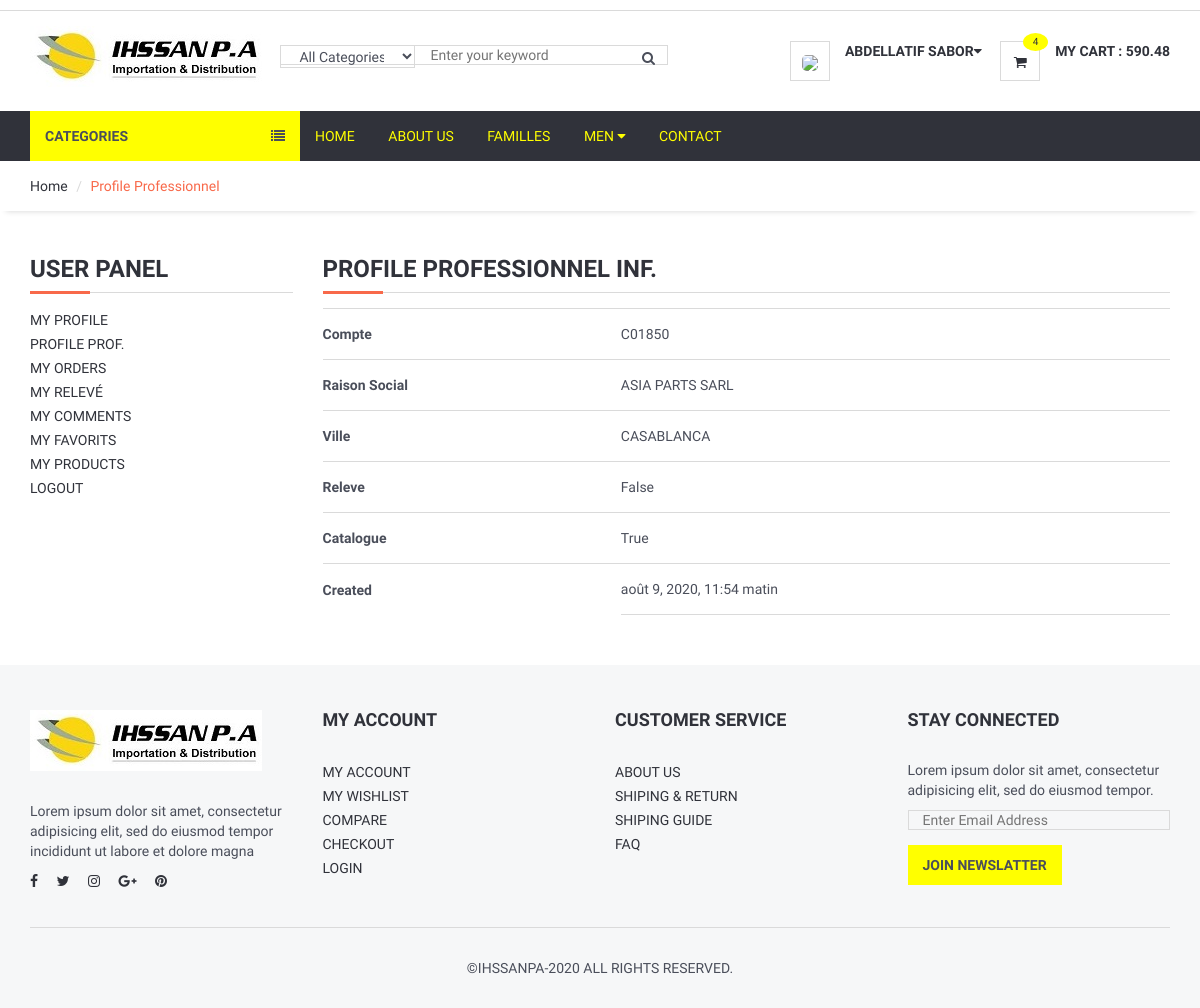
/user/profile_pro (signed in), run on the app's committed database.
### user/models.py (models this page shows, shortened)
class ProfilePro(models.Model):
    user = models.OneToOneField(User, on_delete=models.CASCADE)
    status = models.BooleanField(default=False)
    raison_social = models.CharField(max_length=30, blank=True)
    compte = models.CharField(max_length=6, blank=True )
    ville = models.CharField(max_length=50, blank=True)
    catalog = models.BooleanField(default=False)
    releve = models.BooleanField(default=False)
    created = models.DateTimeField(auto_now_add=True, blank=True,null=True)
    updated = models.DateTimeField(auto_now=True, blank=True,null=True)

### user/views.py (the view)
# urls.py: path('profile_pro', views.profile_pro, name='profile_pro'),
@login_required(login_url='/login')
def profile_pro(request):
    current_user = request.user
    profile_pro = ProfilePro.objects.filter(user_id=current_user.id)
    context = {'profile_pro': profile_pro,
               }
    return render(request, 'user_profile_pro.html', context)

### home/templatetags/myapptags.py (called while the page is built)
@register.simple_tag
def categorylist():
    return Category.objects.all()

@register.simple_tag
def shopcartcount(userid):
    count = ShopCart.objects.filter(user_id=userid).count()
    return count

@register.simple_tag
def totalcart(userid):
    shopcart = ShopCart.objects.filter(user_id=userid)
    total=0
    for rs in shopcart:
        total += rs.quantity * (rs.product.price - (rs.product.price * (rs.product.remise / 100)))
    return total

### user/templates/user_profile_pro.html (shortened to what this page needs)
{% extends "_homebase.html" %}
    {% load static %}
{% block header %}{% include "_header.html" %}{% endblock %}
{% block sidebar %}{% include "_sidebar.html" %}{% endblock %}
{% block body %}
	<div id="breadcrumb">
		<div class="container">
			<ul class="breadcrumb">
				<li><a href="/">Home</a></li>
				<li class="active">Profile Professionnel</li>
			</ul>
		</div>
	</div>
	<div class="section">
		<div class="container">
			<div class="row">
                <div class="col-md-3">
					{% include 'user_panel.html' %}
                </div>
                <div class="col-md-9">
                    <div class="billing-details">
						<div class="section-title">
                            <h3 class="title">Profile Professionnel Inf.</h3>
					    </div>
                        {% for rs in profile_pro %}
                        <table class="shopping-cart-table table">
                           <tr>
                                <th class="text-left">Compte</th>
                                <td class="text-left">{{ rs.compte }}</td>
                            </tr>
                            <tr>
                                <th class="text-left">Raison Social</th>
                                <td class="text-left">{{ rs.raison_social }}</td>
                            </tr>
                            <tr>
                                <th class="text-left">Ville</th>
                                <td class="text-left">{{ rs.ville }}</td>
                            </tr>
                            <tr>
                                <th class="text-left">Releve</th>
                                <td class="text-left">{{ rs.releve }}</td>
                            </tr>
                            <tr>
                                <th class="text-left">Catalogue</th>
                                <td class="text-left">{{ rs.catalog }}</td>
                            </tr>
                            <tr>
                                <th class="text-left">Created</th>
                                <td class="text-left">{{ rs.created }}</td>
                            </tr>
                        </table>
                    {% endfor %}
                    </div>
                </div>
			</div>
		</div>
	</div>
{% endblock %}
{% block footer %}{% include "_footer.html" %}{% endblock %}

### home/templates/_header.html (shortened to what this page needs)
  {% load static %}
	<header>
		<div id="top-header">
		</div>
		<div id="header">
			<div class="container">
				<div class="pull-left">
					<div class="header-logo">
						<a class="logo" href="/">
							<img src="{% static '/' %}img/logo.jpg" alt="">
						</a>
					</div>
					<div class="header-search">
						<form action="/search/" method="POST">
							<input class="input search-input" id="query" name="query"  type="text" placeholder="Enter your keyword">
							<select class="input search-categories" id="catid" name="catid" style="height:23px">
								<option value="0">All Categories</option>
							{% load myapptags %}
								{% load mptt_tags %}
							</select>
							<button class="search-btn" style="height:25px"><i class="fa fa-search"></i></button>
						</form>
					</div>
				</div>
				<div class="pull-right">
					<ul class="header-btns">
						<li class="header-account dropdown default-dropdown">
                            {% if user.id is not None %}
                            <div class="dropdown-toggle" role="button" data-toggle="dropdown" aria-expanded="true">
								<div class="header-btns-icon">
							<img src="{{request.session.userimage}}" style="height:40px;border-radius:30%">
								</div>
								<strong class="text-uppercase">{{ user.first_name }}  {{ user.last_name }}<i class="fa fa-caret-down"></i></strong>
							</div>
                            {% else %}
							<a href="/login" class="text-uppercase">Login</a> /
                            <a href="/signup" class="text-uppercase">Sign Up</a>
                            {% endif %}
						</li>
						<li class="header-cart dropdown default-dropdown">
							<a href="/shopcart/" >
								<div class="header-btns-icon">
									<i class="fa fa-shopping-cart"></i>
										{% load myapptags  %}
										{% shopcartcount user.id as count  %}
									<span class="qty">{{count}}</span>
								</div>
										{% load myapptags  %}
										{% totalcart user.id as total  %}
								<strong class="text-uppercase">My Cart : {{total  | stringformat:".2f"}}</strong>
							</a>
						</li>
					</ul>
				</div>
			</div>
		</div>
	</header>

### home/static/css/style.css (style rules this page uses)
body { font-family: 'Hind', sans-serif; color: #4A4E5A; overflow-x: hidden; }
h1, h2, h3, h4, h5, h6 { color: #30323A; margin: 0 0 10px; font-weight: 700; }
a { color: #30323A; -webkit-transition: 0.3s color; transition: 0.3s color; }
strong { color: #30323A; }
ul, ol { margin: 0; padding: 0; list-style: none }
.input { width: 100%; height: None; padding: 0px 15px; border: 1px; background-color: transparent; -webkit-box-shadow: 0px 0px 0px 1px #DADADA inset, 0px 0px 0px 5px transparent; box-shadow: 0px 0px 0px 1px #DADADA inset, 0px 0px 0px 5px transparent; -webkit-transition: 0.3s all; transition: 0.3s all; }
.section { padding-top: 30px; padding-bottom: 30px; }
.section-title { position: relative; margin-bottom: 15px; margin-top: 15px; border-bottom: 1px solid #DADADA; }
.section-title .title { display: inline-block; text-transform: uppercase; }
.section-title:after { content: ""; position: absolute; left: 0; bottom: -1.5px; height: 3px; width: 60px; background-color: #F8694A; }
#breadcrumb { -webkit-box-shadow: 0px 6px 6px -6px rgba(0, 0, 0, 0.175); box-shadow: 0px 6px 6px -6px rgba(0, 0, 0, 0.175); }
.breadcrumb { background-color: transparent; border: none; border-radius: 0px; padding: 15px 0px; margin: 0; }
.breadcrumb>.active { color: #F8694A; }
.breadcrumb>li+li:before { color: #DADADA; }
#header { padding-top: 15px; padding-bottom: 15px; }
#top-header { padding-top: 5px; padding-bottom: 5px; border-bottom: 1px solid #DADADA; }
.header-logo { display: inline-block; margin-right: 15px; }
.header-logo .logo>img { width: 100%; max-height: 70px; }
.header-search { display: inline-block; padding: 15px 0px; max-width: 400px; }
.header-search>form { position: relative; }
.header-search>form .search-input { padding-left: 150px; padding-right: 45px; }
.header-search>form .search-categories { position: absolute; left: 0px; top: 0px; width: 135px; }
.header-search>form .search-btn { position: absolute; top: 0px; right: 0px; width: 40px; height: 40px; background-color: transparent; border: none; }
.header-btns>li { display: inline-block; vertical-align: top; padding: 15px 0px; }
.header-btns>li+li { margin-left: 15px; }
.header-btns>li .header-btns-icon { position: relative; float: left; margin-right: 15px; width: 40px; height: 40px; line-height: 40px; text-align: center; color: #30323A; background-color: #FFF; border: 1px solid #DADADA; }
.header-btns .dropdown-toggle { display: block; cursor: pointer; }
.header-cart .header-btns-icon .qty { position: absolute; right: -9px; top: -9px; width: 25px; height: 18px; line-height: 18px; text-align: center; font-size: 10px; background: yellow; color: #FF; border-radius: 50%; }
.shopping-cart-table>tbody>tr>td, .shopping-cart-table>tbody>tr>th, .shopping-cart-table>tfoot>tr>td, .shopping-cart-table>tfoot>tr>th, .shopping-cart-table>thead>tr>td, .shopping-cart-table>thead>tr>th { padding: 15px 0px; vertical-align: middle; border-top: 1px solid #DADADA; }
.shopping-cart-table>tbody>tr:last-child>td { border-bottom: 1px solid #DADADA; }

### data on the page
ProfilePro: compte "C01850", raison_social "ASIA PARTS SARL", ville "CASABLANCA", releve "False", catalog "True", created "août 9, 2020, 11:54 matin"

### other printed values
{{ user.first_name }} "ABDELLATIF"
{{ user.last_name }} "SABOR"
{{ count }} "4"
{{ total  | stringformat:".2f" }} "590.48"
